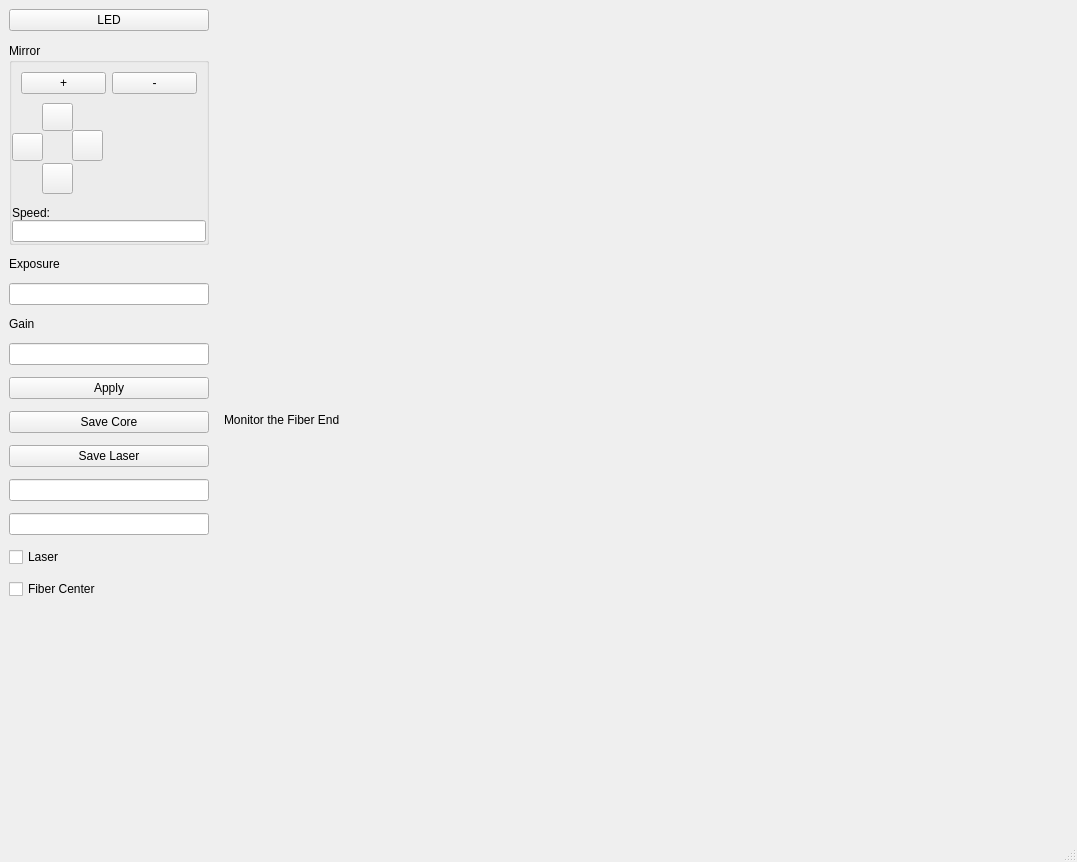
<?xml version="1.0" encoding="UTF-8"?>
<ui version="4.0">
 <class>MainWindow</class>
 <widget class="QMainWindow" name="MainWindow">
  <property name="geometry">
   <rect>
    <x>0</x>
    <y>0</y>
    <width>1077</width>
    <height>862</height>
   </rect>
  </property>
  <property name="windowTitle">
   <string>Dispertech - Fiber Alignment</string>
  </property>
  <property name="styleSheet">
   <string notr="true">QProgressBar:horizontal {
    border: 1px solid #3A3939;
    text-align: center;
    padding: 1px;
    background: #201F1F;
}
QProgressBar::chunk:horizontal {
    background-color: qlineargradient(spread:reflect, x1:1, y1:0.545, x2:1, y2:0, stop:0 rgba(28, 66, 111, 255), stop:1 rgba(37, 87, 146, 255));
}

QToolTip
{
    border: 1px solid #3A3939;
    background-color: rgb(90, 102, 117);;
    color: white;
    padding: 1px;
    opacity: 200;
}

QWidget
{
    color: silver;
    background-color: #302F2F;
    selection-background-color:#3d8ec9;
    selection-color: black;
    background-clip: border;
    border-image: none;
    outline: 0;
}

QWidget:item:hover
{
    background-color: #78879b;
    color: black;
}

QWidget:item:selected
{
    background-color: #3d8ec9;
}

QCheckBox
{
    spacing: 5px;
    outline: none;
    color: #bbb;
    margin-bottom: 2px;
}

QCheckBox:disabled
{
    color: #777777;
}
QCheckBox::indicator,
QGroupBox::indicator
{
    width: 18px;
    height: 18px;
}
QGroupBox::indicator
{
    margin-left: 2px;
}

QCheckBox::indicator:unchecked,
QCheckBox::indicator:unchecked:hover,
QGroupBox::indicator:unchecked,
QGroupBox::indicator:unchecked:hover
{
    /*image: url(:/dark_blue/img/checkbox_unchecked.png);*/
    image: url(:/Icons/Icons/checkbox_unchecked.svg);
}

QCheckBox::indicator:unchecked:focus,
QCheckBox::indicator:unchecked:pressed,
QGroupBox::indicator:unchecked:focus,
QGroupBox::indicator:unchecked:pressed
{
  border: none;
  image: url(:/Icons/Icons/checkbox_unchecked_focus.svg);
}

QCheckBox::indicator:checked,
QCheckBox::indicator:checked:hover,
QGroupBox::indicator:checked,
QGroupBox::indicator:checked:hover
{
    image: url(:/Icons/Icons/checkbox_checked.svg);
}

QCheckBox::indicator:checked:focus,
QCheckBox::indicator:checked:pressed,
QGroupBox::indicator:checked:focus,
QGroupBox::indicator:checked:pressed
{
  border: none;
  image: url(:/Icons/Icons/checkbox_checked_focus.svg);
}

QCheckBox::indicator:indeterminate,
QCheckBox::indicator:indeterminate:hover,
QCheckBox::indicator:indeterminate:pressed
QGroupBox::indicator:indeterminate,
QGroupBox::indicator:indeterminate:hover,
QGroupBox::indicator:indeterminate:pressed
{
    image: url(:/dark_blue/img/checkbox_indeterminate.png);
}

QCheckBox::indicator:indeterminate:focus,
QGroupBox::indicator:indeterminate:focus
{
    image: url(:/dark_blue/img/checkbox_indeterminate_focus.png);
}

QCheckBox::indicator:checked:disabled,
QGroupBox::indicator:checked:disabled
{
    image: url(:/dark_blue/img/checkbox_checked_disabled.png);
}

QCheckBox::indicator:unchecked:disabled,
QGroupBox::indicator:unchecked:disabled
{
    image: url(:/dark_blue/img/checkbox_unchecked_disabled.png);
}

QRadioButton
{
    spacing: 5px;
    outline: none;
    color: #bbb;
    margin-bottom: 2px;
}

QRadioButton:disabled
{
    color: #777777;
}
QRadioButton::indicator
{
    width: 21px;
    height: 21px;
}

QRadioButton::indicator:unchecked,
QRadioButton::indicator:unchecked:hover
{
    image: url(:/dark_blue/img/radio_unchecked.png);
}

QRadioButton::indicator:unchecked:focus,
QRadioButton::indicator:unchecked:pressed
{
  border: none;
  outline: none;
    image: url(:/dark_blue/img/radio_unchecked_focus.png);
}

QRadioButton::indicator:checked,
QRadioButton::indicator:checked:hover
{
  border: none;
  outline: none;
    image: url(:/dark_blue/img/radio_checked.png);
}

QRadioButton::indicator:checked:focus,
QRadioButton::indicato::menu-arrowr:checked:pressed
{
  border: none;
  outline: none;
    image: url(:/dark_blue/img/radio_checked_focus.png);
}

QRadioButton::indicator:indeterminate,
QRadioButton::indicator:indeterminate:hover,
QRadioButton::indicator:indeterminate:pressed
{
        image: url(:/dark_blue/img/radio_indeterminate.png);
}

QRadioButton::indicator:checked:disabled
{
  outline: none;
  image: url(:/dark_blue/img/radio_checked_disabled.png);
}

QRadioButton::indicator:unchecked:disabled
{
    image: url(:/dark_blue/img/radio_unchecked_disabled.png);
}


QMenuBar
{
    background-color: #302F2F;
    color: silver;
}

QMenuBar::item
{
    background: transparent;
}

QMenuBar::item:selected
{
    background: transparent;
    border: 1px solid #3A3939;
}

QMenuBar::item:pressed
{
    border: 1px solid #3A3939;
    background-color: #3d8ec9;
    color: black;
    margin-bottom:-1px;
    padding-bottom:1px;
}

QMenu
{
    border: 1px solid #3A3939;
    color: silver;
    margin: 1px;
}

QMenu::icon
{
    margin: 1px;
}

QMenu::item
{
    padding: 2px 2px 2px 25px;
    margin-left: 5px;
    border: 1px solid transparent; /* reserve space for selection border */
}

QMenu::item:selected
{
    color: black;
}

QMenu::separator {
    height: 2px;
    background: lightblue;
    margin-left: 10px;
    margin-right: 5px;
}

QMenu::indicator {
    width: 16px;
    height: 16px;
}

/* non-exclusive indicator = check box style indicator
   (see QActionGroup::setExclusive) */
QMenu::indicator:non-exclusive:unchecked {
    image: url(:/dark_blue/img/checkbox_unchecked.png);
}

QMenu::indicator:non-exclusive:unchecked:selected {
    image: url(:/dark_blue/img/checkbox_unchecked_disabled.png);
}

QMenu::indicator:non-exclusive:checked {
    image: url(:/dark_blue/img/checkbox_checked.png);
}

QMenu::indicator:non-exclusive:checked:selected {
    image: url(:/dark_blue/img/checkbox_checked_disabled.png);
}

/* exclusive indicator = radio button style indicator (see QActionGroup::setExclusive) */
QMenu::indicator:exclusive:unchecked {
    image: url(:/dark_blue/img/radio_unchecked.png);
}

QMenu::indicator:exclusive:unchecked:selected {
    image: url(:/dark_blue/img/radio_unchecked_disabled.png);
}

QMenu::indicator:exclusive:checked {
    image: url(:/dark_blue/img/radio_checked.png);
}

QMenu::indicator:exclusive:checked:selected {
    image: url(:/dark_blue/img/radio_checked_disabled.png);
}

QMenu::right-arrow {
    margin: 5px;
    image: url(:/dark_blue/img/right_arrow.png)
}


QWidget:disabled
{
    color: #808080;
    background-color: #302F2F;
}

QAbstractItemView
{
    alternate-background-color: #3A3939;
    color: silver;
    border: 1px solid 3A3939;
    border-radius: 2px;
    padding: 1px;
}

QWidget:focus, QMenuBar:focus
{
    border: 1px solid #78879b;
}

QTabWidget:focus, QCheckBox:focus, QRadioButton:focus, QSlider:focus
{
    border: none;
}

QLineEdit
{
    background-color: #201F1F;
    padding: 2px;
    border-style: solid;
    border: 1px solid #3A3939;
    border-radius: 2px;
    color: silver;
}

QGroupBox {
    border:1px solid #3A3939;
    border-radius: 2px;
    margin-top: 20px;
    background-color: #302F2F;
    color: silver;
}

QGroupBox::title {
    subcontrol-origin: margin;
    subcontrol-position: top center;
    padding-left: 10px;
    padding-right: 10px;
    padding-top: 10px;
}

QAbstractScrollArea
{
    border-radius: 2px;
    border: 1px solid #3A3939;
    background-color: transparent;
}

QScrollBar:horizontal
{
    height: 15px;
    margin: 3px 15px 3px 15px;
    border: 1px transparent #2A2929;
    border-radius: 4px;
    background-color: #2A2929;
}

QScrollBar::handle:horizontal
{
    background-color: #605F5F;
    min-width: 5px;
    border-radius: 4px;
}

QScrollBar::add-line:horizontal
{
    margin: 0px 3px 0px 3px;
    border-image: url(:/dark_blue/img/right_arrow_disabled.png);
    width: 10px;
    height: 10px;
    subcontrol-position: right;
    subcontrol-origin: margin;
}

QScrollBar::sub-line:horizontal
{
    margin: 0px 3px 0px 3px;
    border-image: url(:/dark_blue/img/left_arrow_disabled.png);
    height: 10px;
    width: 10px;
    subcontrol-position: left;
    subcontrol-origin: margin;
}

QScrollBar::add-line:horizontal:hover,QScrollBar::add-line:horizontal:on
{
    border-image: url(:/dark_blue/img/right_arrow.png);
    height: 10px;
    width: 10px;
    subcontrol-position: right;
    subcontrol-origin: margin;
}


QScrollBar::sub-line:horizontal:hover, QScrollBar::sub-line:horizontal:on
{
    border-image: url(:/dark_blue/img/left_arrow.png);
    height: 10px;
    width: 10px;
    subcontrol-position: left;
    subcontrol-origin: margin;
}

QScrollBar::up-arrow:horizontal, QScrollBar::down-arrow:horizontal
{
    background: none;
}


QScrollBar::add-page:horizontal, QScrollBar::sub-page:horizontal
{
    background: none;
}

QScrollBar:vertical
{
    background-color: #2A2929;
    width: 15px;
    margin: 15px 3px 15px 3px;
    border: 1px transparent #2A2929;
    border-radius: 4px;
}

QScrollBar::handle:vertical
{
    background-color: #605F5F;
    min-height: 5px;
    border-radius: 4px;
}

QScrollBar::sub-line:vertical
{
    margin: 3px 0px 3px 0px;
    border-image: url(:/dark_blue/img/up_arrow_disabled.png);
    height: 10px;
    width: 10px;
    subcontrol-position: top;
    subcontrol-origin: margin;
}

QScrollBar::add-line:vertical
{
    margin: 3px 0px 3px 0px;
    border-image: url(:/dark_blue/img/down_arrow_disabled.png);
    height: 10px;
    width: 10px;
    subcontrol-position: bottom;
    subcontrol-origin: margin;
}

QScrollBar::sub-line:vertical:hover,QScrollBar::sub-line:vertical:on
{

    border-image: url(:/dark_blue/img/up_arrow.png);
    height: 10px;
    width: 10px;
    subcontrol-position: top;
    subcontrol-origin: margin;
}


QScrollBar::add-line:vertical:hover, QScrollBar::add-line:vertical:on
{
    border-image: url(:/dark_blue/img/down_arrow.png);
    height: 10px;
    width: 10px;
    subcontrol-position: bottom;
    subcontrol-origin: margin;
}

QScrollBar::up-arrow:vertical, QScrollBar::down-arrow:vertical
{
    background: none;
}


QScrollBar::add-page:vertical, QScrollBar::sub-page:vertical
{
    background: none;
}

QTextEdit
{
    background-color: #201F1F;
    color: silver;
    border: 1px solid #3A3939;
}

QPlainTextEdit
{
    background-color: #201F1F;;
    color: silver;
    border-radius: 2px;
    border: 1px solid #3A3939;
}

QHeaderView::section
{
    background-color: #3A3939;
    color: silver;
    padding-left: 4px;
    border: 1px solid #6c6c6c;
}

QSizeGrip {
    image: url(:/dark_blue/img/sizegrip.png);
    width: 12px;
    height: 12px;
}

QMainWindow
{
    background-color: #302F2F;

}

QMainWindow::separator
{
    background-color: #302F2F;
    color: white;
    padding-left: 4px;
    spacing: 2px;
    border: 1px dashed #3A3939;
}

QMainWindow::separator:hover
{

    background-color: #787876;
    color: white;
    padding-left: 4px;
    border: 1px solid #3A3939;
    spacing: 2px;
}


QMenu::separator
{
    height: 1px;
    background-color: #3A3939;
    color: white;
    padding-left: 4px;
    margin-left: 10px;
    margin-right: 5px;
}


QFrame
{
    border-radius: 2px;
    border: 1px solid #444;
}

QFrame[frameShape=&quot;0&quot;]
{
    border-radius: 2px;
    border: 1px transparent #444;
}

QStackedWidget
{
    background-color: #302F2F;
    border: 1px transparent black;
}

QToolBar {
    border: 1px transparent #393838;
    background: 1px solid #302F2F;
    font-weight: bold;
}

QToolBar::handle:horizontal {
    image: url(:/dark_blue/img/Hmovetoolbar.png);
}
QToolBar::handle:vertical {
    image: url(:/dark_blue/img/Vmovetoolbar.png);
}
QToolBar::separator:horizontal {
    image: url(:/dark_blue/img/Hsepartoolbar.png);
}
QToolBar::separator:vertical {
    image: url(:/dark_blue/img/Vsepartoolbars.png);
}

QPushButton
{
    color: silver;
    background-color: #302F2F;
    border-width: 2px;
    border-color: #4A4949;
    border-style: solid;
    padding-top: 2px;
    padding-bottom: 2px;
    padding-left: 10px;
    padding-right: 10px;
    border-radius: 4px;
    /* outline: none; */
    /* min-width: 40px; */
}

QPushButton:disabled
{
    background-color: #302F2F;
    border-width: 2px;
    border-color: #3A3939;
    border-style: solid;
    padding-top: 2px;
    padding-bottom: 2px;
    padding-left: 10px;
    padding-right: 10px;
    /*border-radius: 2px;*/
    color: #808080;
}

QPushButton:focus {
    background-color: #3d8ec9;
    color: white;
}

QComboBox
{
    selection-background-color: #3d8ec9;
    background-color: #201F1F;
    border-style: solid;
    border: 1px solid #3A3939;
    border-radius: 2px;
    padding: 2px;
    min-width: 75px;
}

QPushButton:checked{
    background-color: #4A4949;
    border-color: #6A6969;
}

QPushButton:hover {
    border: 2px solid #78879b;
    color: silver;
}

QComboBox:hover, QAbstractSpinBox:hover,QLineEdit:hover,QTextEdit:hover,QPlainTextEdit:hover,QAbstractView:hover,QTreeView:hover
{
    border: 1px solid #78879b;
    color: silver;
}

QComboBox:on
{
    background-color: #626873;
    padding-top: 3px;
    padding-left: 4px;
    selection-background-color: #4a4a4a;
}

QComboBox QAbstractItemView
{
    background-color: #201F1F;
    border-radius: 2px;
    border: 1px solid #444;
    selection-background-color: #3d8ec9;
    color: silver;
}

QComboBox::drop-down
{
    subcontrol-origin: padding;
    subcontrol-position: top right;
    width: 15px;

    border-left-width: 0px;
    border-left-color: darkgray;
    border-left-style: solid;
    border-top-right-radius: 3px;
    border-bottom-right-radius: 3px;
}

QComboBox::down-arrow
{
    image: url(:/dark_blue/img/down_arrow_disabled.png);
}

QComboBox::down-arrow:on, QComboBox::down-arrow:hover,
QComboBox::down-arrow:focus
{
    image: url(:/dark_blue/img/down_arrow.png);
}

QPushButton:pressed
{
    background-color: #484846;
}

QAbstractSpinBox {
    padding-top: 2px;
    padding-bottom: 2px;
    border: 1px solid #3A3939;
    background-color: #201F1F;
    color: silver;
    border-radius: 2px;
    min-width: 75px;
}

QAbstractSpinBox:up-button
{
    background-color: transparent;
    subcontrol-origin: border;
    subcontrol-position: top right;
}

QAbstractSpinBox:down-button
{
    background-color: transparent;
    subcontrol-origin: border;
    subcontrol-position: bottom right;
}

QAbstractSpinBox::up-arrow,QAbstractSpinBox::up-arrow:disabled,QAbstractSpinBox::up-arrow:off {
    image: url(:/dark_blue/img/up_arrow_disabled.png);
    width: 10px;
    height: 10px;
}
QAbstractSpinBox::up-arrow:hover
{
    image: url(:/dark_blue/img/up_arrow.png);
}


QAbstractSpinBox::down-arrow,QAbstractSpinBox::down-arrow:disabled,QAbstractSpinBox::down-arrow:off
{
    image: url(:/dark_blue/img/down_arrow_disabled.png);
    width: 10px;
    height: 10px;
}
QAbstractSpinBox::down-arrow:hover
{
    image: url(:/dark_blue/img/down_arrow.png);
}


QLabel
{
    border: 0px solid black;
}

QTabWidget{
    border: 1px transparent black;
}

QTabWidget::pane {
    border: 1px solid #444;
    border-radius: 3px;
    padding: 3px;
}

QTabBar
{
    qproperty-drawBase: 0;
    left: 5px; /* move to the right by 5px */
}

QTabBar:focus
{
    border: 0px transparent black;
}

QTabBar::close-button  {
    image: url(:/dark_blue/img/close.png);
    background: transparent;
}

QTabBar::close-button:hover
{
    image: url(:/dark_blue/img/close-hover.png);
    background: transparent;
}

QTabBar::close-button:pressed {
    image: url(:/dark_blue/img/close-pressed.png);
    background: transparent;
}

/* TOP TABS */
QTabBar::tab:top {
    color: #b1b1b1;
    border: 1px solid #4A4949;
    border-bottom: 1px transparent black;
    background-color: #302F2F;
    padding: 5px;
    border-top-left-radius: 2px;
    border-top-right-radius: 2px;
}

QTabBar::tab:top:!selected
{
    color: #b1b1b1;
    background-color: #201F1F;
    border: 1px transparent #4A4949;
    border-bottom: 1px transparent #4A4949;
    border-top-left-radius: 0px;
    border-top-right-radius: 0px;
}

QTabBar::tab:top:!selected:hover {
    background-color: #48576b;
}

/* BOTTOM TABS */
QTabBar::tab:bottom {
    color: #b1b1b1;
    border: 1px solid #4A4949;
    border-top: 1px transparent black;
    background-color: #302F2F;
    padding: 5px;
    border-bottom-left-radius: 2px;
    border-bottom-right-radius: 2px;
}

QTabBar::tab:bottom:!selected
{
    color: #b1b1b1;
    background-color: #201F1F;
    border: 1px transparent #4A4949;
    border-top: 1px transparent #4A4949;
    border-bottom-left-radius: 0px;
    border-bottom-right-radius: 0px;
}

QTabBar::tab:bottom:!selected:hover {
    background-color: #78879b;
}

/* LEFT TABS */
QTabBar::tab:left {
    color: #b1b1b1;
    border: 1px solid #4A4949;
    border-left: 1px transparent black;
    background-color: #302F2F;
    padding: 5px;
    border-top-right-radius: 2px;
    border-bottom-right-radius: 2px;
}

QTabBar::tab:left:!selected
{
    color: #b1b1b1;
    background-color: #201F1F;
    border: 1px transparent #4A4949;
    border-right: 1px transparent #4A4949;
    border-top-right-radius: 0px;
    border-bottom-right-radius: 0px;
}

QTabBar::tab:left:!selected:hover {
    background-color: #48576b;
}


/* RIGHT TABS */
QTabBar::tab:right {
    color: #b1b1b1;
    border: 1px solid #4A4949;
    border-right: 1px transparent black;
    background-color: #302F2F;
    padding: 5px;
    border-top-left-radius: 2px;
    border-bottom-left-radius: 2px;
}

QTabBar::tab:right:!selected
{
    color: #b1b1b1;
    background-color: #201F1F;
    border: 1px transparent #4A4949;
    border-right: 1px transparent #4A4949;
    border-top-left-radius: 0px;
    border-bottom-left-radius: 0px;
}

QTabBar::tab:right:!selected:hover {
    background-color: #48576b;
}

QTabBar QToolButton::right-arrow:enabled {
     image: url(:/dark_blue/img/right_arrow.png);
 }

 QTabBar QToolButton::left-arrow:enabled {
     image: url(:/dark_blue/img/left_arrow.png);
 }

QTabBar QToolButton::right-arrow:disabled {
     image: url(:/dark_blue/img/right_arrow_disabled.png);
 }

 QTabBar QToolButton::left-arrow:disabled {
     image: url(:/dark_blue/img/left_arrow_disabled.png);
 }


QDockWidget {
    border: 1px solid #403F3F;
    titlebar-close-icon: url(:/dark_blue/img/close.png);
    titlebar-normal-icon: url(:/dark_blue/img/undock.png);
}

QDockWidget::close-button, QDockWidget::float-button {
    border: 1px solid transparent;
    border-radius: 2px;
    background: transparent;
}

QDockWidget::close-button:hover, QDockWidget::float-button:hover {
    background: rgba(255, 255, 255, 10);
}

QDockWidget::close-button:pressed, QDockWidget::float-button:pressed {
    padding: 1px -1px -1px 1px;
    background: rgba(255, 255, 255, 10);
}

QTreeView, QListView, QTextBrowser, AtLineEdit, AtLineEdit::hover {
    border: 1px solid #444;
    background-color: silver;
    border-radius: 3px;
    margin-left: 3px;
    color: black;
}

QTreeView:branch:selected, QTreeView:branch:hover {
    background: url(:/dark_blue/img/transparent.png);
}

QTreeView::branch:has-siblings:!adjoins-item {
    border-image: url(:/dark_blue/img/transparent.png);
}

QTreeView::branch:has-siblings:adjoins-item {
    border-image: url(:/dark_blue/img/transparent.png);
}

QTreeView::branch:!has-children:!has-siblings:adjoins-item {
    border-image: url(:/dark_blue/img/transparent.png);
}

QTreeView::branch:has-children:!has-siblings:closed,
QTreeView::branch:closed:has-children:has-siblings {
    image: url(:/dark_blue/img/branch_closed.png);
}

QTreeView::branch:open:has-children:!has-siblings,
QTreeView::branch:open:has-children:has-siblings  {
    image: url(:/dark_blue/img/branch_open.png);
}

QTreeView::branch:has-children:!has-siblings:closed:hover,
QTreeView::branch:closed:has-children:has-siblings:hover {
    image: url(:/dark_blue/img/branch_closed-on.png);
    }

QTreeView::branch:open:has-children:!has-siblings:hover,
QTreeView::branch:open:has-children:has-siblings:hover  {
    image: url(:/dark_blue/img/branch_open-on.png);
    }

QListView::item:!selected:hover, QListView::item:!selected:hover, QTreeView::item:!selected:hover  {
    background: rgba(0, 0, 0, 0);
    outline: 0;
    color: #FFFFFF
}

QListView::item:selected:hover, QListView::item:selected:hover, QTreeView::item:selected:hover  {
    background: #3d8ec9;
    color: #FFFFFF;
}

QSlider::groove:horizontal {
    border: 1px solid #3A3939;
    height: 8px;
    background: #201F1F;
    margin: 2px 0;
    border-radius: 2px;
}

QSlider::handle:horizontal {
    background: QLinearGradient( x1: 0, y1: 0, x2: 0, y2: 1,
      stop: 0.0 silver, stop: 0.2 #a8a8a8, stop: 1 #727272);
    border: 1px solid #3A3939;
    width: 14px;
    height: 14px;
    margin: -4px 0;
    border-radius: 2px;
}

QSlider::groove:vertical {
    border: 1px solid #3A3939;
    width: 8px;
    background: #201F1F;
    margin: 0 0px;
    border-radius: 2px;
}

QSlider::handle:vertical {
    background: QLinearGradient( x1: 0, y1: 0, x2: 0, y2: 1, stop: 0.0 silver,
    stop: 0.2 #a8a8a8, stop: 1 #727272);
    border: 1px solid #3A3939;
    width: 14px;
    height: 14px;
    margin: 0 -4px;
    border-radius: 2px;
}

QToolButton {
    /*  background-color: transparent; */
    border: 2px transparent #4A4949;
    border-radius: 4px;
    background-color: dimgray;
    margin: 2px;
    padding: 2px;
}

QToolButton[popupMode=&quot;1&quot;] { /* only for MenuButtonPopup */
 padding-right: 20px; /* make way for the popup button */
 border: 2px transparent #4A4949;
 border-radius: 4px;
}

QToolButton[popupMode=&quot;2&quot;] { /* only for InstantPopup */
 padding-right: 10px; /* make way for the popup button */
 border: 2px transparent #4A4949;
}


QToolButton:hover, QToolButton::menu-button:hover {
    border: 2px solid #78879b;
}

QToolButton:checked, QToolButton:pressed,
    QToolButton::menu-button:pressed {
    background-color: #4A4949;
    border: 2px solid #78879b;
}

/* the subcontrol below is used only in the InstantPopup or DelayedPopup mode */
QToolButton::menu-indicator {
    image: url(:/dark_blue/img/down_arrow.png);
    top: -7px; left: -2px; /* shift it a bit */
}

/* the subcontrols below are used only in the MenuButtonPopup mode */
QToolButton::menu-button {
    border: 1px transparent #4A4949;
    border-top-right-radius: 6px;
    border-bottom-right-radius: 6px;
    /* 16px width + 4px for border = 20px allocated above */
    width: 16px;
    outline: none;
}

QToolButton::menu-arrow {
    image: url(:/dark_blue/img/down_arrow.png);
}

QToolButton::menu-arrow:open {
    top: 1px; left: 1px; /* shift it a bit */
    border: 1px solid #3A3939;
}

QPushButton::menu-indicator  {
    subcontrol-origin: padding;
    subcontrol-position: bottom right;
    left: 4px;
}

QTableView
{
    border: 1px solid #444;
    gridline-color: #6c6c6c;
    background-color: #201F1F;
}


QTableView, QHeaderView
{
    border-radius: 0px;
}

QTableView::item:pressed, QListView::item:pressed, QTreeView::item:pressed  {
    background: #78879b;
    color: #FFFFFF;
}

QTableView::item:selected:active, QTreeView::item:selected:active, QListView::item:selected:active  {
    background: #3d8ec9;
    color: #FFFFFF;
}


QHeaderView
{
    border: 1px transparent;
    border-radius: 2px;
    margin: 0px;
    padding: 0px;
}

QHeaderView::section  {
    background-color: #3A3939;
    color: silver;
    padding: 4px;
    border: 1px solid #6c6c6c;
    border-radius: 0px;
    text-align: center;
}

QHeaderView::section::vertical::first, QHeaderView::section::vertical::only-one
{
    border-top: 1px solid #6c6c6c;
}

QHeaderView::section::vertical
{
    border-top: transparent;
}

QHeaderView::section::horizontal::first, QHeaderView::section::horizontal::only-one
{
    border-left: 1px solid #6c6c6c;
}

QHeaderView::section::horizontal
{
    border-left: transparent;
}


QHeaderView::section:checked
 {
    color: white;
    background-color: #5A5959;
 }

 /* style the sort indicator */
QHeaderView::down-arrow {
    image: url(:/dark_blue/img/down_arrow.png);
}

QHeaderView::up-arrow {
    image: url(:/dark_blue/img/up_arrow.png);
}


QTableCornerButton::section {
    background-color: #3A3939;
    border: 1px solid #3A3939;
    border-radius: 2px;
}

QToolBox  {
    padding: 3px;
    border: 1px transparent black;
}

QToolBox::tab {
    color: #b1b1b1;
    background-color: #302F2F;
    border: 1px solid #4A4949;
    border-bottom: 1px transparent #302F2F;
    border-top-left-radius: 5px;
    border-top-right-radius: 5px;
}

 QToolBox::tab:selected { /* italicize selected tabs */
    font: italic;
    background-color: #302F2F;
    border-color: #3d8ec9;
 }

QStatusBar::item {
    border: 1px solid #3A3939;
    border-radius: 2px;
 }


QFrame[height=&quot;3&quot;], QFrame[width=&quot;3&quot;] {
    background-color: #AAA;
}


QSplitter::handle {
    border: 1px dashed #3A3939;
}

QSplitter::handle:hover {
    background-color: #787876;
    border: 1px solid #3A3939;
}

QSplitter::handle:horizontal {
    width: 1px;
}

QSplitter::handle:vertical {
    height: 1px;
}

QListWidget {
    background-color: silver;
    border-radius: 5px;
    margin-left: 5px;
}

QListWidget::item {
    color: black;
}

QMessageBox {
    messagebox-critical-icon	: url(:/dark_blue/img/critical.png);
    messagebox-information-icon	: url(:/dark_blue/img/information.png);
    messagebox-question-icon	: url(:/dark_blue/img/question.png);
    messagebox-warning-icon:    : url(:/dark_blue/img/warning.png);
}

ColorButton::enabled {
    border-radius: 0px;
    border: 1px solid #444444;
}

ColorButton::disabled {
    border-radius: 0px;
    border: 1px solid #AAAAAA;
}</string>
  </property>
  <widget class="QWidget" name="centralwidget">
   <layout class="QHBoxLayout" name="horizontalLayout">
    <item>
     <widget class="QWidget" name="widget" native="true">
      <property name="sizePolicy">
       <sizepolicy hsizetype="Minimum" vsizetype="Preferred">
        <horstretch>200</horstretch>
        <verstretch>0</verstretch>
       </sizepolicy>
      </property>
      <property name="maximumSize">
       <size>
        <width>200</width>
        <height>16777215</height>
       </size>
      </property>
      <layout class="QVBoxLayout" name="verticalLayout_3">
       <property name="spacing">
        <number>12</number>
       </property>
       <property name="leftMargin">
        <number>0</number>
       </property>
       <property name="topMargin">
        <number>0</number>
       </property>
       <property name="rightMargin">
        <number>0</number>
       </property>
       <property name="bottomMargin">
        <number>0</number>
       </property>
       <item>
        <widget class="QPushButton" name="button_fiber_led">
         <property name="text">
          <string>LED</string>
         </property>
        </widget>
       </item>
       <item>
        <widget class="QGroupBox" name="groupBox_2">
         <property name="sizePolicy">
          <sizepolicy hsizetype="Preferred" vsizetype="Minimum">
           <horstretch>0</horstretch>
           <verstretch>0</verstretch>
          </sizepolicy>
         </property>
         <property name="maximumSize">
          <size>
           <width>16777215</width>
           <height>250</height>
          </size>
         </property>
         <property name="title">
          <string>Mirror</string>
         </property>
         <layout class="QVBoxLayout" name="verticalLayout">
          <property name="spacing">
           <number>0</number>
          </property>
          <property name="leftMargin">
           <number>0</number>
          </property>
          <property name="topMargin">
           <number>0</number>
          </property>
          <property name="rightMargin">
           <number>0</number>
          </property>
          <property name="bottomMargin">
           <number>0</number>
          </property>
          <item>
           <widget class="QWidget" name="widget_3" native="true">
            <layout class="QHBoxLayout" name="horizontalLayout_3">
             <item>
              <widget class="QPushButton" name="button_focus_plus">
               <property name="text">
                <string>+</string>
               </property>
              </widget>
             </item>
             <item>
              <widget class="QPushButton" name="button_focus_minus">
               <property name="text">
                <string>-</string>
               </property>
              </widget>
             </item>
            </layout>
           </widget>
          </item>
          <item>
           <widget class="QWidget" name="arrows_widget" native="true">
            <property name="sizePolicy">
             <sizepolicy hsizetype="Fixed" vsizetype="MinimumExpanding">
              <horstretch>0</horstretch>
              <verstretch>0</verstretch>
             </sizepolicy>
            </property>
            <property name="minimumSize">
             <size>
              <width>0</width>
              <height>0</height>
             </size>
            </property>
            <property name="maximumSize">
             <size>
              <width>150</width>
              <height>150</height>
             </size>
            </property>
            <widget class="QPushButton" name="button_up">
             <property name="geometry">
              <rect>
               <x>30</x>
               <y>0</y>
               <width>31</width>
               <height>28</height>
              </rect>
             </property>
             <property name="text">
              <string/>
             </property>
             <property name="icon">
              <iconset resource="resources.qrc">
               <normaloff>:/icons/Icons/arrow_top.png</normaloff>:/icons/Icons/arrow_top.png</iconset>
             </property>
            </widget>
            <widget class="QPushButton" name="button_down">
             <property name="geometry">
              <rect>
               <x>30</x>
               <y>60</y>
               <width>31</width>
               <height>31</height>
              </rect>
             </property>
             <property name="sizePolicy">
              <sizepolicy hsizetype="Minimum" vsizetype="Minimum">
               <horstretch>0</horstretch>
               <verstretch>0</verstretch>
              </sizepolicy>
             </property>
             <property name="text">
              <string/>
             </property>
             <property name="icon">
              <iconset resource="resources.qrc">
               <normaloff>:/icons/Icons/arrow_bottom.png</normaloff>:/icons/Icons/arrow_bottom.png</iconset>
             </property>
            </widget>
            <widget class="QPushButton" name="button_right">
             <property name="geometry">
              <rect>
               <x>60</x>
               <y>27</y>
               <width>31</width>
               <height>31</height>
              </rect>
             </property>
             <property name="text">
              <string/>
             </property>
             <property name="icon">
              <iconset resource="resources.qrc">
               <normaloff>:/icons/Icons/arrow_right.png</normaloff>:/icons/Icons/arrow_right.png</iconset>
             </property>
            </widget>
            <widget class="QPushButton" name="button_left">
             <property name="geometry">
              <rect>
               <x>0</x>
               <y>30</y>
               <width>31</width>
               <height>28</height>
              </rect>
             </property>
             <property name="text">
              <string/>
             </property>
             <property name="icon">
              <iconset resource="resources.qrc">
               <normaloff>:/icons/Icons/arrow_left.png</normaloff>:/icons/Icons/arrow_left.png</iconset>
             </property>
            </widget>
           </widget>
          </item>
          <item>
           <widget class="QLabel" name="label_4">
            <property name="text">
             <string>Speed: </string>
            </property>
            <property name="buddy">
             <cstring>motor_speed_line</cstring>
            </property>
           </widget>
          </item>
          <item>
           <widget class="QLineEdit" name="motor_speed_line"/>
          </item>
         </layout>
        </widget>
       </item>
       <item>
        <widget class="QLabel" name="label_2">
         <property name="text">
          <string>Exposure</string>
         </property>
        </widget>
       </item>
       <item>
        <widget class="QLineEdit" name="camera_exposure_line"/>
       </item>
       <item>
        <widget class="QLabel" name="label_3">
         <property name="text">
          <string>Gain</string>
         </property>
        </widget>
       </item>
       <item>
        <widget class="QLineEdit" name="camera_gain_line"/>
       </item>
       <item>
        <widget class="QPushButton" name="apply_button">
         <property name="text">
          <string>Apply</string>
         </property>
        </widget>
       </item>
       <item>
        <widget class="QPushButton" name="save_core_button">
         <property name="text">
          <string>Save Core</string>
         </property>
        </widget>
       </item>
       <item>
        <widget class="QPushButton" name="save_laser_button">
         <property name="text">
          <string>Save Laser</string>
         </property>
        </widget>
       </item>
       <item>
        <widget class="QLineEdit" name="fiber_core_position"/>
       </item>
       <item>
        <widget class="QLineEdit" name="laser_center_position"/>
       </item>
       <item>
        <widget class="QCheckBox" name="laser_track">
         <property name="text">
          <string>Laser</string>
         </property>
        </widget>
       </item>
       <item>
        <widget class="QCheckBox" name="fiber_center_checkbox">
         <property name="text">
          <string>Fiber Center</string>
         </property>
        </widget>
       </item>
       <item>
        <widget class="QWidget" name="widget_2" native="true">
         <layout class="QVBoxLayout" name="verticalLayout_2"/>
        </widget>
       </item>
       <item>
        <spacer name="verticalSpacer">
         <property name="orientation">
          <enum>Qt::Vertical</enum>
         </property>
         <property name="sizeHint" stdset="0">
          <size>
           <width>20</width>
           <height>40</height>
          </size>
         </property>
        </spacer>
       </item>
      </layout>
     </widget>
    </item>
    <item>
     <widget class="QWidget" name="camera_widget" native="true">
      <property name="sizePolicy">
       <sizepolicy hsizetype="Preferred" vsizetype="Preferred">
        <horstretch>0</horstretch>
        <verstretch>0</verstretch>
       </sizepolicy>
      </property>
      <layout class="QVBoxLayout" name="verticalLayout_4">
       <item>
        <widget class="QLabel" name="label">
         <property name="text">
          <string>Monitor the Fiber End</string>
         </property>
        </widget>
       </item>
      </layout>
     </widget>
    </item>
   </layout>
  </widget>
  <widget class="QStatusBar" name="statusbar"/>
  <action name="action_move_up">
   <property name="text">
    <string>Move Up</string>
   </property>
   <property name="toolTip">
    <string>Move mirror up</string>
   </property>
   <property name="shortcut">
    <string>Up</string>
   </property>
  </action>
  <action name="action_move_down">
   <property name="text">
    <string>Move Down</string>
   </property>
   <property name="shortcut">
    <string>Down</string>
   </property>
  </action>
  <action name="action_move_left">
   <property name="text">
    <string>Move Left</string>
   </property>
   <property name="shortcut">
    <string>Left</string>
   </property>
  </action>
  <action name="action_move_right">
   <property name="text">
    <string>Move Rigth</string>
   </property>
   <property name="shortcut">
    <string>Right</string>
   </property>
  </action>
 </widget>
 <resources>
  <include location="resources.qrc"/>
 </resources>
 <connections/>
</ui>
